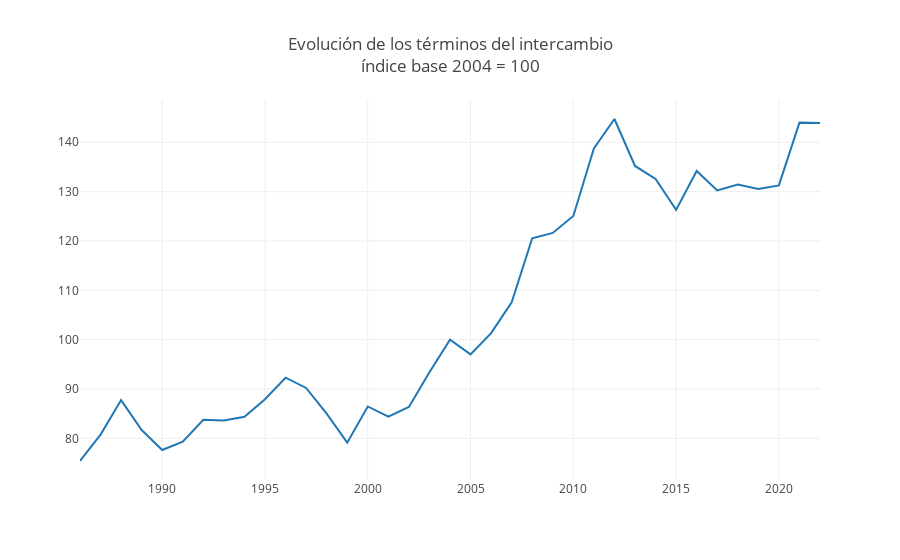

Write notebook code for a chart like this one.
### Code cell
fig = go.Figure()
fig.add_trace(go.Scatter(x = df["año"], y = df["terminos_del_intercambio"], name = "Términos del intercambio"))
fig.update_layout(template = None, title_text = "Evolución de los términos del intercambio<br>índice base 2004 = 100")

### Figure 1 — Plotly figure (JSON) as saved in the notebook; plotly's stock layout.template omitted (floating-point values rounded to 4 significant figures)
{"data": [{"name": "Términos del intercambio", "type": "scatter", "x": ["1986", "1987", "1988", "1989", "1990", "1991", "1992", "1993", "1994", "1995", "1996", "1997", "1998", "1999", "2000", "2001", "2002", "2003", "2004", "2005", "2006", "2007", "2008", "2009", "2010", "2011", "2012", "2013", "2014", "2015", "2016", "2017", "2018", "2019", "2020", "2021", "2022"], "y": [75.41, 80.77, 87.76, 81.69, 77.65, 79.35, 83.77, 83.61, 84.37, 87.94, 92.29, 90.22, 85.01, 79.13, 86.47, 84.41, 86.36, 93.41, 100, 97.03, 101.3, 107.6, 120.6, 121.6, 125.1, 138.8, 144.7, 135.2, 132.6, 126.3, 134.2, 130.2, 131.4, 130.5, 131.3, 144.0, 143.9]}], "layout": {"title": {"text": "Evolución de los términos del intercambio<br>índice base 2004 = 100"}}}
